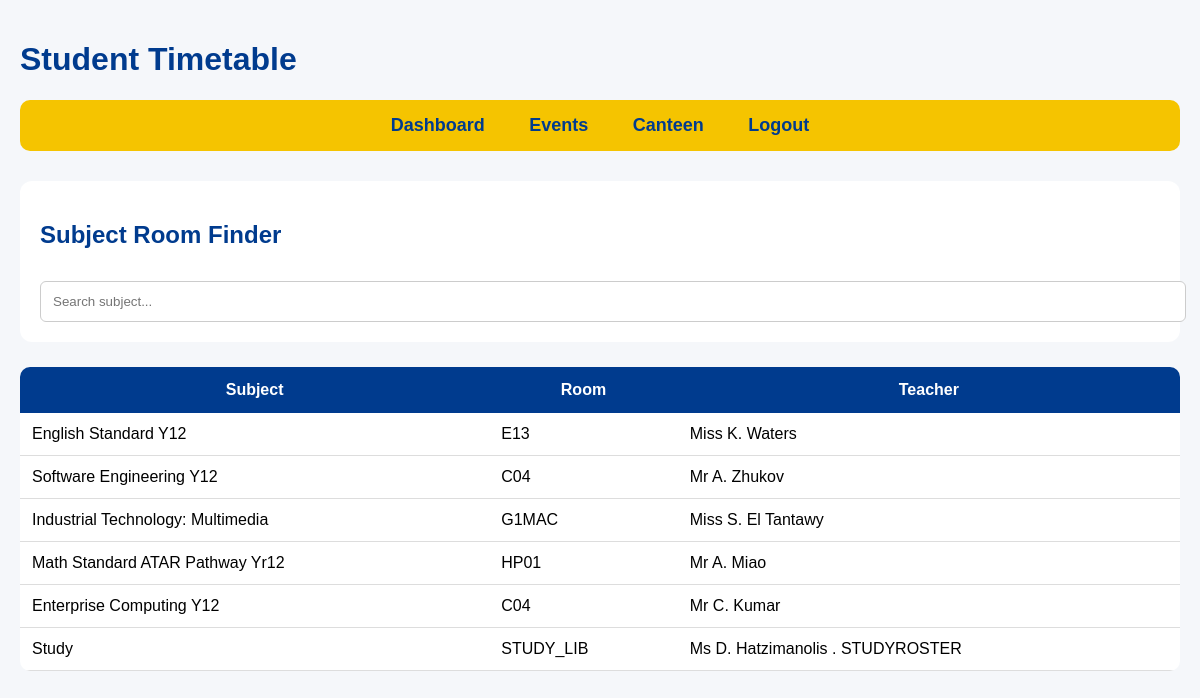
Page /timetable (signed in) on the earlier database version.
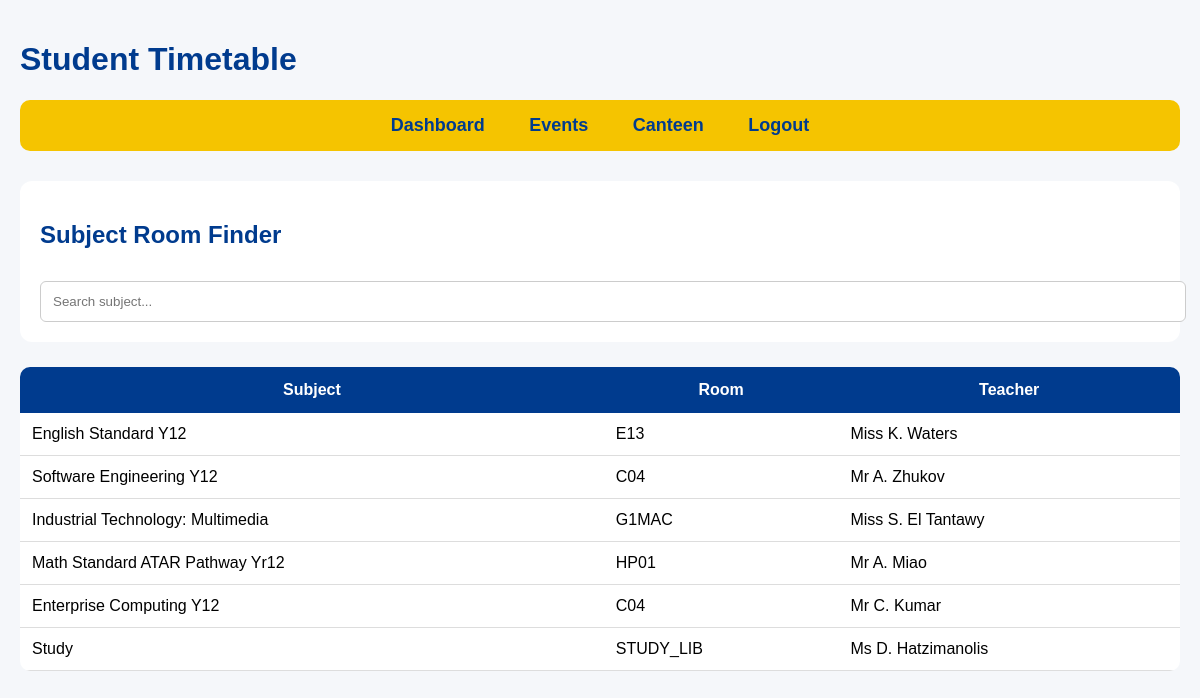
Same page on the later database version.
### school-system/app.py (models this page shows)
class Timetable(db.Model):
    id = db.Column(db.Integer, primary_key=True)
    username = db.Column(db.String(100))
    period = db.Column(db.String(10))
    subject = db.Column(db.String(100))
    room = db.Column(db.String(100))
    teacher = db.Column(db.String(100))

### school-system/app.py (the view)
@app.route("/timetable")
def timetable():
    if "user" not in session:
        return redirect(url_for("login"))
    user_timetable = Timetable.query.filter_by(
        username=session["user"]
    ).all()
    return render_template(
        "timetable.html",
        timetable=user_timetable
    )

### school-system/templates/timetable.html (shortened to what this page needs)
<!DOCTYPE html>
<html>
<head>
    <link rel="stylesheet"
    href="{{ url_for('static', filename='style.css') }}">
</head>
<body>
<h1>Student Timetable</h1>
<nav>
    <a href="/dashboard">Dashboard</a>
    <a href="/events">Events</a>
    <a href="/canteen">Canteen</a>
    <a href="/logout">Logout</a>
</nav>
<div class="search-box">
    <h2>Subject Room Finder</h2>
    <input
        type="text"
        id="subjectSearch"
        placeholder="Search subject..."
        onkeyup="searchSubject()"
    >
</div>
<table id="subjectTable">
    <tr>
        <th>Subject</th>
        <th>Room</th>
        <th>Teacher</th>
    </tr>
    {% for class_item in timetable %}
    <tr>
        <td>{{ class_item.subject }}</td>
        <td>{{ class_item.room }}</td>
        <td>{{ class_item.teacher }}</td>
    </tr>
    {% endfor %}
</table>
</body>
</html>

### school-system/static/style.css (style rules this page uses)
body { font-family: Arial, sans-serif; background-color: #f5f7fa; margin: 0; padding: 20px; }
nav { background: #f5c400; padding: 15px; border-radius: 10px; margin-bottom: 30px; text-align: center; }
nav a { color: #003b8e; text-decoration: none; font-weight: bold; margin: 0 20px; font-size: 18px; }
h1, h2 { color: #003b8e; }
table { width: 100%; border-collapse: collapse; background: white; border-radius: 10px; overflow: hidden; margin-top: 20px; }
th { background: #003b8e; color: white; padding: 14px; }
td { padding: 12px; border-bottom: 1px solid #ddd; }
input { width: 100%; padding: 12px; margin-top: 12px; border-radius: 6px; border: 1px solid #ccc; }
.search-box { background: white; padding: 20px; border-radius: 12px; margin-bottom: 25px; }
#subjectSearch { width: 100%; padding: 12px; border-radius: 6px; border: 1px solid #ccc; }

Differences in the rows shown:
changed Timetable "Study": teacher "Ms D. Hatzimanolis . STUDYROSTER" → "Ms D. Hatzimanolis"
